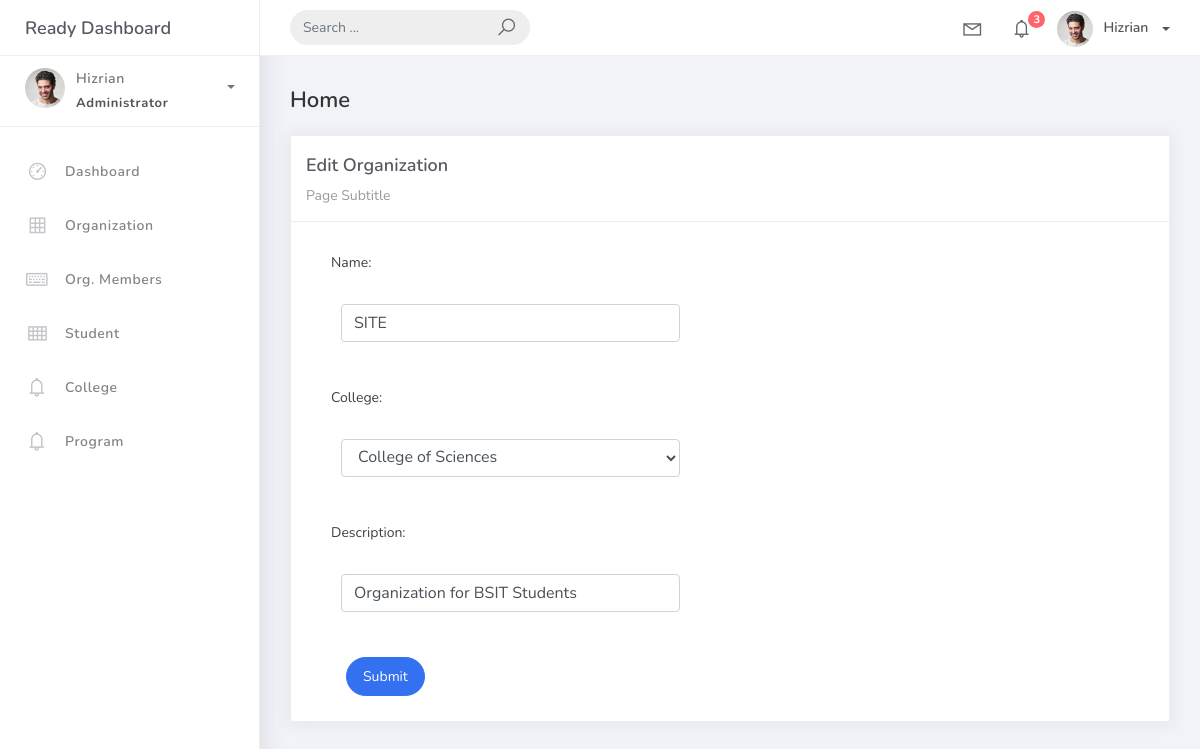
Screenshot of /organization_list/1 with the database file from the repository.
### studentorg/models.py (models this page shows, shortened)
class BaseModel(models.Model):
    created_at = models.DateTimeField(auto_now_add=True, db_index=True)
    updated_at = models.DateTimeField(auto_now=True)
    class Meta:
        abstract = True

class Organization(BaseModel):
    name = models.CharField(max_length=150)
    college = models.ForeignKey(
        College, null=True, blank=True, on_delete=models.CASCADE)
    description = models. CharField(max_length=500)

### studentorg/views.py (the view)
# urls.py: path('organization_list/<pk>', OrganizationUpdateView.as_view(), name='organization-update'),
class OrganizationUpdateView(UpdateView):
    model = Organization
    form_class = OrganizationForm
    template_name = 'org_edit.html'
    success_url = reverse_lazy('organization-list')

### studentorg/forms.py
class OrganizationForm(ModelForm):
    class Meta:
        model = Organization
        fields = "__all__"

### studentorg/models.py (called while the page is built)
    def __str__(self):
        return self.college_name

### templates/org_edit.html (shortened to what this page needs)
{% extends 'base.html' %} {% load static %} {% block content %}
<div class="content">
    <div class="container-fluid">
        <h4 class="page-title">Home</h4>
        <div class="row">
            <div class="col-md-12">
                <div class="card">
                    <div class="card-header">
                        <div class="card-title">Edit Organization</div>
                        <div class="card-category">Page Subtitle</div>
                    </div>
                    <div class="col-md-6">
                        <div class="card-body">
                            <form class="" action="" method="post" novalidate>
                                {% include 'includes/form.html' %}
                                <div class="form-group">
                                    <div class="col-md-12 col-sm-3">
                                        <button type="submit" class="btn btn-primary btn-rounded">Submit</button>
                                    </div>
                                </div>
                            </form>
                        </div>
                    </div>
                </div>
            </div>
        </div>
    </div>
</div>
{% endblock %}

### templates/includes/form.html (shortened to what this page needs)
{% load widget_tweaks %}
{% for field in form %}
<div class="field item form-group">
    <label>{{ field.label_tag}}</label>
    <div class="form-group">
        {% render_field field class="form-control" %}
    </div>
</div>
{% endfor %}

### rows the page displays
Organization: name "SITE" "College of Sciences" "Organization for BSIT Students"

### other values shown
{{ field.label_tag }} "Name:" "College:" "Description:"
